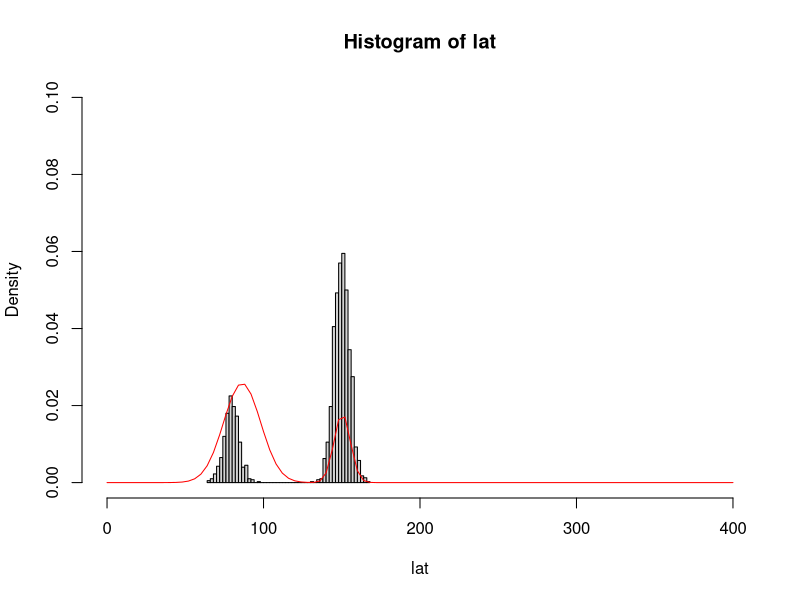
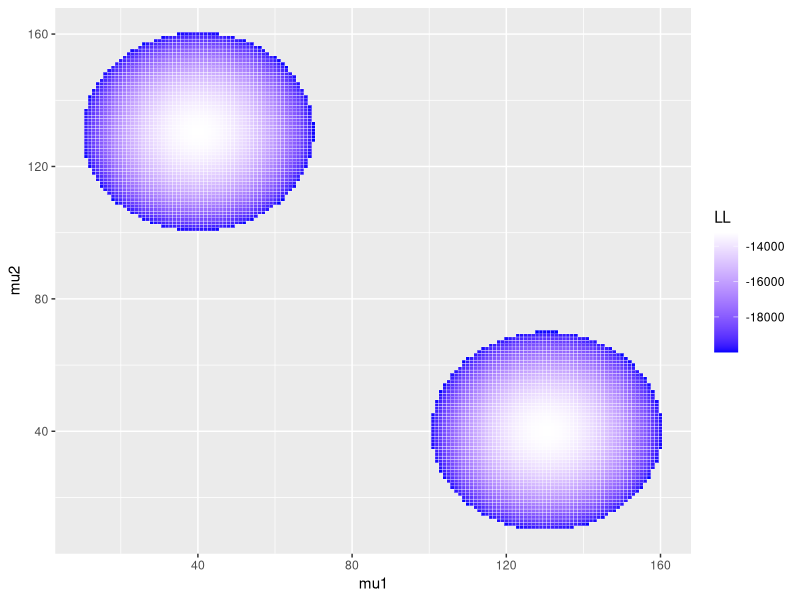
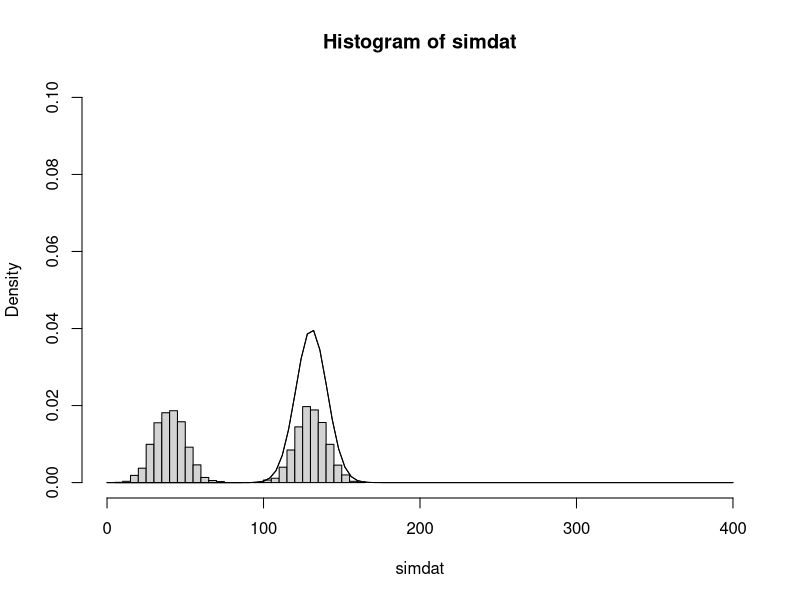

The R script that drew these images, in order:
#--------------------------------------------------------------------------
# Computational modeling
# MLE of bimodal distribution
#--------------------------------------------------------------------------

#--------------------------------------------------------------------------
library(maxLik)
library(ggplot2)
#--------------------------------------------------------------------------

#--------------------------------------------------------------------------
# Generate the data (the data could be saccades and express saccades, for example)
lat_sac <- 150  # mean latency for a saccade
lat_exp <- 80  # mean latency for an express saccade

width   <- 5   # width of the gaussian

# generate data with 1500 data points for normal saccades and 500 data points for express saccades
lat<-c(rnorm(1500,lat_sac,width),rnorm(500,lat_exp,width))
#--------------------------------------------------------------------------

#--------------------------------------------------------------------------
# 1: Define likelihood
# 5 parameter model
# omega: weight of first gaussian
# mu1: mean of first gaussian
# sigma1: sd of first gaussian
# mu2: mean of 2nd gaussian
# sigma2: sd of 2nd gaussian
  LLfnc <- function(param) {
    omega  <- param[1]
    if(omega<0 || omega>1){return(NA) }
    mu1    <- param[2]
    sigma1 <- param[3]
    if(sigma1<=0){return(NA)}
    mu2    <- param[4]
    sigma2 <- param[5]
    if(sigma2<=0){return(NA)}    
    
    #LogLikelihood LL
    log((omega*mapply(dnorm,lat,mu1,sigma1,log=FALSE)) + ((1-omega)*mapply(dnorm,lat,mu2,sigma2,log=FALSE)))
    
    ##### CLARA QUESTION #####
    # dnorm(lat[1],mu1,sigma1, log = FALSE) returns the likelihood for value lat[1] given parameters mu1 
    # and sigma1 under a normal distribution? 
    ##########################
  }
  
  # Run estimation
  mle3 <- maxLik(logLik = LLfnc, start = c(omega= runif(1,0,1), 
                                           mu1    = rnorm(1,100,10),
                                           sigma1 = runif(1,1,20),
                                           mu2    = rnorm(1,100,10),
                                           sigma2 = runif(1,1,20)),
                                           method="NM")  # method is Nelder-Mead
  
  
#--------------------------------------------------------------------------
  
#--------------------------------------------------------------------------
# plot results
hist(lat,freq=FALSE,xlim=c(0,400),ylim=c(0,0.1),breaks=50)
curve((1-coef(mle3)[1])*dnorm(x,coef(mle3)[2],coef(mle3)[3])+
      (coef(mle3)[1])*dnorm(x,coef(mle3)[4],coef(mle3)[5]),col="red",add=TRUE)
#--------------------------------------------------------------------------

#--------------------------------------------------------------------------
# MLE by hand
# 0. simulate data
# 1. define 2 parameter model
# 2. evaluate model for random parameter estimation by estimation log likelihood
#    save values for each iteration
#    find value closest do zero
# 3. plot likelihood function
# 4. plot results from model

# 0 -----------------------------------------------------------------------
# Generate the data (the data could be saccades and express saccades, for example)
mean1 <- 130  # mean latency for a saccade
mean2 <- 40  # mean latency for an express saccade

sd1    <- 10   # width of the gaussian
sd2    <- 10   
weight <- 0.5  # weight of the first mean

n     <- 3000 # number of data points

# generate data
simdat <-c(rnorm(weight*n,mean1,sd1),rnorm((1-weight)*n,mean2,sd2))

# 1 -----------------------------------------------------------------------
get_LL_bm <- function(data,mu1,mu2,sigma1=10,sigma2=10,omega = 0.5){
  # This function computes and return log likelihood for a bimodal distribution.
  # sd and weight values are assigned in the function:
  # sigma1: 10
  # sigma2: 10
  # omega: 0.7
  # distribution means mu1 and mu2 are expected as input
  data <- sort(data)
  
  return(sum(log((omega*(dnorm(data,mu1,sigma1,log=FALSE))) 
                  + ((1-omega)*(dnorm(data,mu2,sigma2,log=FALSE))))))
}

# 2 ----------------------------------------------------------------------

fit_means <- function(data,mu1_range,mu2_range,n_refine = 100, n_gen = 200){
  # this function fits two mean values of a bimodal distribution to the given data.
  # mu1_range and mu2_range are given as sequence start:end of a reasonable estimate for
  # the mean values. The start value is drawn randomly.
  # The model works in two stages:
  # Matrix stage: random value for mu1 and mu2 are drawn from a normal distribution and log likelihood is estimated
  # Loop stage: the best fit is chosen and defined as new mean for the normal distribution to generate new 
  # random estimates of mu1 and mu2. At the same time, the width of the curve is narrowed.
  # if the last stage of parameter estimation contains a better estimate than the current stage,
  # the values are not updated.
  
  params   <- c(mu1_mean = sample(mu1_range,1),mu2_mean = sample(mu2_range,1),mu_width = n_refine/2)
  parameter_space <- matrix(nrow = 0, ncol = 3)
  colnames(parameter_space) <- c("mu1", "mu2", "LL")
  print(params)

  
  for(r in 1:n_refine){
    randmat <- matrix(nrow = n_gen, ncol = 3)
    randmat[,1] <- rnorm(n_gen,params['mu1_mean'],params['mu_width'])
    randmat[,2] <- rnorm(n_gen,params['mu2_mean'],params['mu_width'])
    randmat[,3] <- mapply(get_LL_bm,randmat[,1],randmat[,2],MoreArgs = list(simdat))

    best_fit    <- which(randmat[,3]==max(randmat[,3]))
    print(randmat[best_fit,3])
    
    params['mu1_mean']   <- randmat[best_fit,1]
    params['mu2_mean']   <- randmat[best_fit,2]
    
    if(params['mu_width']>5){
      params['mu_width']   <- params['mu_width']-1
    }  
    parameter_space <- rbind(parameter_space,randmat)
    
    
  }
  return(parameter_space)
}


fit <- fit_means(simdat,1:50,100:150)

params <- c(fit[which(fit[,3]==max(fit[,3])),])

# 3 -------------------------------------------------------------------
vismat <- matrix(nrow=0,ncol=3)
for (m1 in 1:200){
  for (m2 in 1:200){
    writeMat     <- matrix(nrow=1,ncol=3)
    writeMat[1,1]<- m1
    writeMat[1,2]<- m2
    writeMat[1,3]<- get_LL_bm(simdat,m1,m2)
    vismat<-rbind(vismat,writeMat)
  }
}
colnames(vismat) <- c('mu1','mu2','LL')

fitLL<-as.data.frame(vismat)

fitLL <- fitLL[which(fitLL$LL>-20000),]

LL_surface <- ggplot(data = fitLL, aes(mu1, mu2)) + 
  geom_tile(aes(fill = LL), colour = "white") + 
  scale_fill_gradient(high = "white",low = "blue")

LL_surface

## -------------------------------
## this plot doesn't fill in colors... why?
##--------------------------------

# ---------------------------------------------------------------------
# ---------------------------------------------------------------------

hist(simdat,freq=FALSE,xlim=c(0,400),ylim=c(0,0.1),breaks=50)
curve(dnorm(x,params['mu1'],sd1),0,400,add=TRUE)
curve(dnorm(x,params['mu2'],sd2),0,400,add=TRUE)
